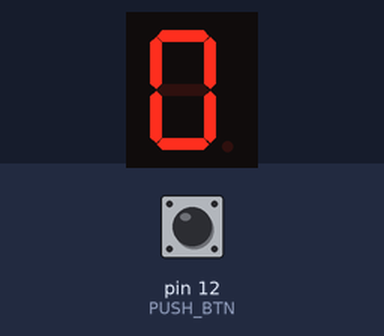
A sketch run on a simulated Arduino Uno, built with avr-gcc and run on an emulated ATmega328P. On the bench: 1-digit seven-segment display. Wiring (inferred from the names in the program): 1-digit 7-segment display, segments lit when HIGH: segments pin 2, pin 3, pin 4, pin 5, pin 6, pin 7, pin 8, pin 9. Inputs (shaded band) come from the test bench; at power-on: pin 12 (PUSH_BTN) LOW. The segment pins are drawn as the display they are named for.

Above: at 1.4 s.
1.5 s: pin 12 (PUSH_BTN) pulled HIGH for 1 s
At 3.0 s:
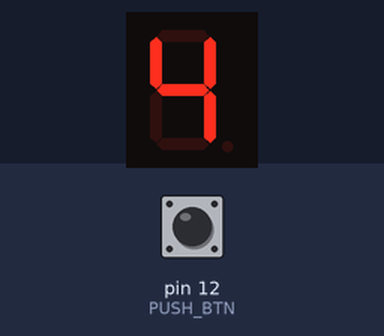
4.0 s: pin 12 (PUSH_BTN) pulled HIGH for 0.35 s
At 5.4 s:
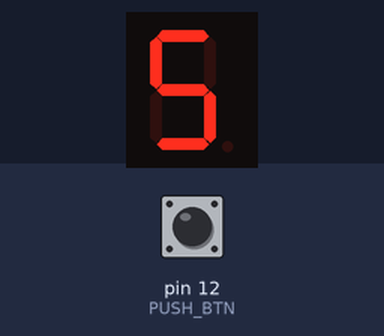
5.8 s: pin 12 (PUSH_BTN) pulled HIGH for 0.35 s
At 6.9 s:
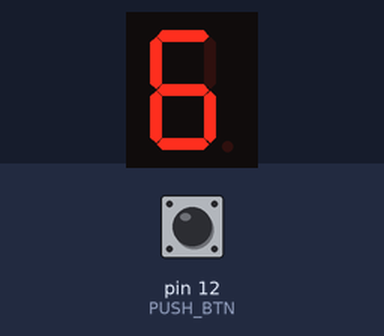
7.6 s: pin 12 (PUSH_BTN) pulled HIGH for 1 s
At 8.8 s:
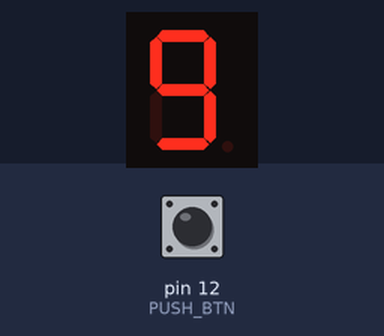
Timing chart, 0 to 10.6 s (numbered marks = the images above; inputs shaded):
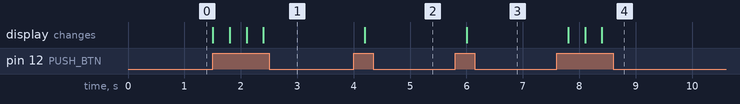

The sketch:

____5-3________________.ino
```cpp
/*
  Author: 202115064 김동주 <hepheir@gmail.com>
 */

byte seg_digit_to_pin_table[10][8] = {
  { 1, 1, 1, 1, 1, 1, 0, 0 },
  { 0, 1, 1, 0, 0, 0, 0, 0 },
  { 1, 1, 0, 1, 1, 0, 1, 0 },
  { 1, 1, 1, 1, 0, 0, 1, 0 },
  { 0, 1, 1, 0, 0, 1, 1, 0 },
  { 1, 0, 1, 1, 0, 1, 1, 0 },
  { 1, 0, 1, 1, 1, 1, 1, 0 },
  { 1, 1, 1, 0, 0, 1, 0, 0 },
  { 1, 1, 1, 1, 1, 1, 1, 0 },
  { 1, 1, 1, 1, 0, 1, 1, 0 }
};

#define SEG_PIN_COUNT 8
#define SEG_PIN_GND 10
#define PUSH_BTN 12

int seg_pins[SEG_PIN_COUNT] = { 2, 3, 4, 5, 6, 7, 8, 9 };
int num = 0;

void displayNumbers(int n) {
  for (int i = 0; i < 8; i++) {
    digitalWrite(seg_pins[i], seg_digit_to_pin_table[n][i]);
  }
}

void setup() {
  pinMode(PUSH_BTN, INPUT);
  for (int i = 0; i < SEG_PIN_COUNT; i++) {
    pinMode(seg_pins[i], OUTPUT);
  }
  digitalWrite(seg_pins[7], HIGH);
}

void loop() {
  if (digitalRead(PUSH_BTN) == HIGH) {
    ++num;
    if (num > 9) {
      num = 0;
    }
  }
  displayNumbers(num);
  delay(300);
}
```

Measured:
- after the input at 1.5 s, the display: first changes at once (image 1 shows a later state)
- after the input at 4.0 s, the display: changes after 0.20 s (image 2)
- after the input at 5.8 s, the display: changes after 0.20 s (image 3)
- after the input at 7.6 s, the display: first changes after 0.20 s (image 4 shows a later state)
